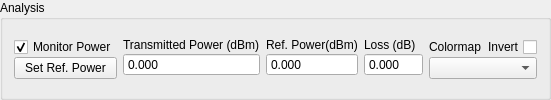
     <widget class="QGroupBox" name="groupBox">
      <property name="sizePolicy">
       <sizepolicy hsizetype="Preferred" vsizetype="Preferred">
        <horstretch>0</horstretch>
        <verstretch>0</verstretch>
       </sizepolicy>
      </property>
      <property name="title">
       <string>Analysis</string>
      </property>
      <layout class="QGridLayout" name="gridLayout">
       <item row="2" column="1" colspan="3">
        <layout class="QHBoxLayout" name="horizontalLayout_9">
         <property name="rightMargin">
          <number>0</number>
         </property>
         <item>
          <layout class="QVBoxLayout" name="verticalLayout_39">
           <property name="spacing">
            <number>0</number>
           </property>
           <item>
            <widget class="QCheckBox" name="monpowCheck">
             <property name="text">
              <string>Monitor Power</string>
             </property>
             <property name="checked">
              <bool>true</bool>
             </property>
            </widget>
           </item>
           <item>
            <widget class="QPushButton" name="set0powBut">
             <property name="text">
              <string>Set Ref. Power</string>
             </property>
            </widget>
           </item>
          </layout>
         </item>
         <item>
          <layout class="QVBoxLayout" name="verticalLayout_36">
           <property name="spacing">
            <number>0</number>
           </property>
           <item>
            <widget class="QLabel" name="label_37">
             <property name="sizePolicy">
              <sizepolicy hsizetype="Preferred" vsizetype="Fixed">
               <horstretch>0</horstretch>
               <verstretch>0</verstretch>
              </sizepolicy>
             </property>
             <property name="text">
              <string>Transmitted Power (dBm)</string>
             </property>
            </widget>
           </item>
           <item>
            <widget class="QDoubleSpinBox" name="transpowIndSpin">
             <property name="readOnly">
              <bool>true</bool>
             </property>
             <property name="buttonSymbols">
              <enum>QAbstractSpinBox::NoButtons</enum>
             </property>
             <property name="decimals">
              <number>3</number>
             </property>
             <property name="minimum">
              <double>-100.000000000000000</double>
             </property>
            </widget>
           </item>
          </layout>
         </item>
         <item>
          <layout class="QVBoxLayout" name="verticalLayout_37">
           <property name="spacing">
            <number>0</number>
           </property>
           <item>
            <widget class="QLabel" name="label_38">
             <property name="sizePolicy">
              <sizepolicy hsizetype="Preferred" vsizetype="Fixed">
               <horstretch>0</horstretch>
               <verstretch>0</verstretch>
              </sizepolicy>
             </property>
             <property name="text">
              <string>Ref. Power(dBm)</string>
             </property>
            </widget>
           </item>
           <item>
            <widget class="QDoubleSpinBox" name="refpowIndSpin">
             <property name="readOnly">
              <bool>true</bool>
             </property>
             <property name="buttonSymbols">
              <enum>QAbstractSpinBox::NoButtons</enum>
             </property>
             <property name="decimals">
              <number>3</number>
             </property>
             <property name="minimum">
              <double>-100.000000000000000</double>
             </property>
            </widget>
           </item>
          </layout>
         </item>
         <item>
          <layout class="QVBoxLayout" name="verticalLayout_38">
           <property name="spacing">
            <number>0</number>
           </property>
           <item>
            <widget class="QLabel" name="label_39">
             <property name="sizePolicy">
              <sizepolicy hsizetype="Preferred" vsizetype="Fixed">
               <horstretch>0</horstretch>
               <verstretch>0</verstretch>
              </sizepolicy>
             </property>
             <property name="text">
              <string>Loss (dB)</string>
             </property>
            </widget>
           </item>
           <item>
            <widget class="QDoubleSpinBox" name="lossIndSpin">
             <property name="readOnly">
              <bool>true</bool>
             </property>
             <property name="buttonSymbols">
              <enum>QAbstractSpinBox::NoButtons</enum>
             </property>
             <property name="decimals">
              <number>3</number>
             </property>
             <property name="minimum">
              <double>-100.000000000000000</double>
             </property>
            </widget>
           </item>
          </layout>
         </item>
         <item>
          <layout class="QVBoxLayout" name="verticalLayout_9">
           <property name="spacing">
            <number>0</number>
           </property>
           <item>
            <layout class="QHBoxLayout" name="horizontalLayout_19">
             <item>
              <widget class="QLabel" name="label_36">
               <property name="sizePolicy">
                <sizepolicy hsizetype="Preferred" vsizetype="Fixed">
                 <horstretch>0</horstretch>
                 <verstretch>0</verstretch>
                </sizepolicy>
               </property>
               <property name="text">
                <string>Colormap</string>
               </property>
              </widget>
             </item>
             <item>
              <widget class="QCheckBox" name="cmapRevCheck">
               <property name="layoutDirection">
                <enum>Qt::RightToLeft</enum>
               </property>
               <property name="text">
                <string>Invert</string>
               </property>
              </widget>
             </item>
            </layout>
           </item>
           <item>
            <widget class="QComboBox" name="cmapCombo"/>
           </item>
          </layout>
         </item>
        </layout>
       </item>
       <item row="0" column="3">
        <layout class="QVBoxLayout" name="hotzoneGraph">
         <property name="spacing">
          <number>0</number>
         </property>
         <property name="sizeConstraint">
          <enum>QLayout::SetDefaultConstraint</enum>
         </property>
        </layout>
       </item>
       <item row="0" column="2">
        <layout class="QVBoxLayout" name="spectrumGraph">
         <property name="spacing">
          <number>0</number>
         </property>
         <property name="sizeConstraint">
          <enum>QLayout::SetDefaultConstraint</enum>
         </property>
        </layout>
       </item>
       <item row="0" column="1">
        <layout class="QVBoxLayout" name="powGraph">
         <property name="spacing">
          <number>0</number>
         </property>
         <property name="sizeConstraint">
          <enum>QLayout::SetDefaultConstraint</enum>
         </property>
        </layout>
       </item>
      </layout>
     </widget>
